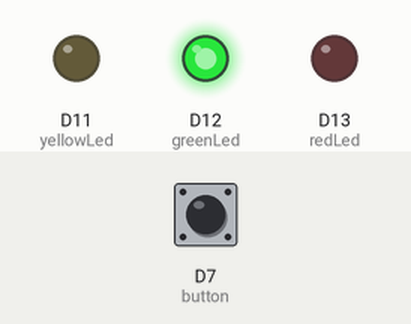
Recording of a program running on a simulated Arduino Uno R4 WiFi. Shown: output pins drawn as LEDs (lit = HIGH). The test bench sets the inputs (shaded band); at power-on: D7 (button) HIGH. USB keyboard and mouse output is not drawn.

Above: at 1.2 s.
1.3 s: D7 (button) pulled LOW for 0.15 s
At 1.9 s:
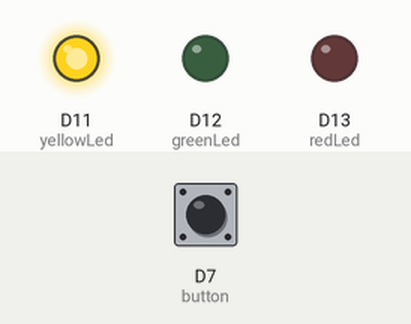
4.4 s: D7 (button) pulled LOW for 1 s
At 7.8 s:
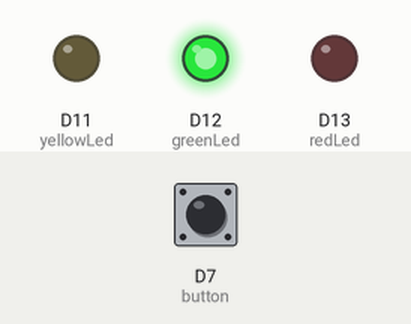
8.4 s: D7 (button) pulled LOW for 3.2 s
At 9.7 s:
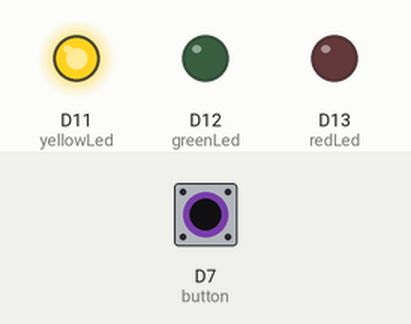
Timing chart, 0 to 15.1 s (numbered marks = the images above; inputs shaded):
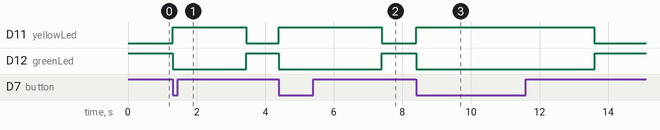

The program:

main.cpp
```cpp
#include "BitVector.h"
#include "calculateTimings.h"
#include "interpretBitvectorAsKeystrokes.h"
#include "readSignalToIncrements.h"
#include <Arduino.h>
#include <Keyboard.h>

int button = 7; // Input pin from the button
int greenLed = 12;
int redLed = 13;
int yellowLed = 11;
BitVector<SIGNALBITVECTORSIZE> signalBitvector;

void setup() // Runs once when sketch starts
{
  pinMode(button, INPUT_PULLUP);
  pinMode(greenLed, OUTPUT);
  pinMode(redLed, OUTPUT);
  pinMode(yellowLed, OUTPUT);
  Keyboard.begin();
  Serial.begin(9600);
}

void loop()
{
  // Show the user device is ready for input
  digitalWrite(greenLed, HIGH);
  digitalWrite(redLed, LOW);

  // Wait for a signal
  if (digitalRead(button) == LOW)
  {
    // Read mode
    digitalWrite(greenLed, LOW);
    digitalWrite(yellowLed, HIGH);
    readSignalToMSIncrements(button, signalBitvector, 25, 2000);

    // Go to write mode
    digitalWrite(yellowLed, LOW);
    digitalWrite(redLed, HIGH);
    short dotTiming = calculateTimings(signalBitvector);
    interpretBitvectorAsKeystrokes(signalBitvector, dotTiming);

    // Reset bitvector
    for (short i = 1; i < SIGNALBITVECTORSIZE; i++)
    {
      signalBitvector[i] = false;
    }
  }
}
```

Measured:
- after the input at 1.3 s, D11 (yellowLed): LOW → HIGH at once, → LOW 2.2 s later; D12 (greenLed): HIGH → LOW at once, → HIGH 2.2 s later
- after the input at 4.4 s, D11 (yellowLed): LOW → HIGH at once, → LOW 3.0 s later; D12 (greenLed): HIGH → LOW at once, → HIGH 3.0 s later
- after the input at 8.4 s, D11 (yellowLed): LOW → HIGH at once, → LOW 5.2 s later; D12 (greenLed): HIGH → LOW at once, → HIGH 5.2 s later
